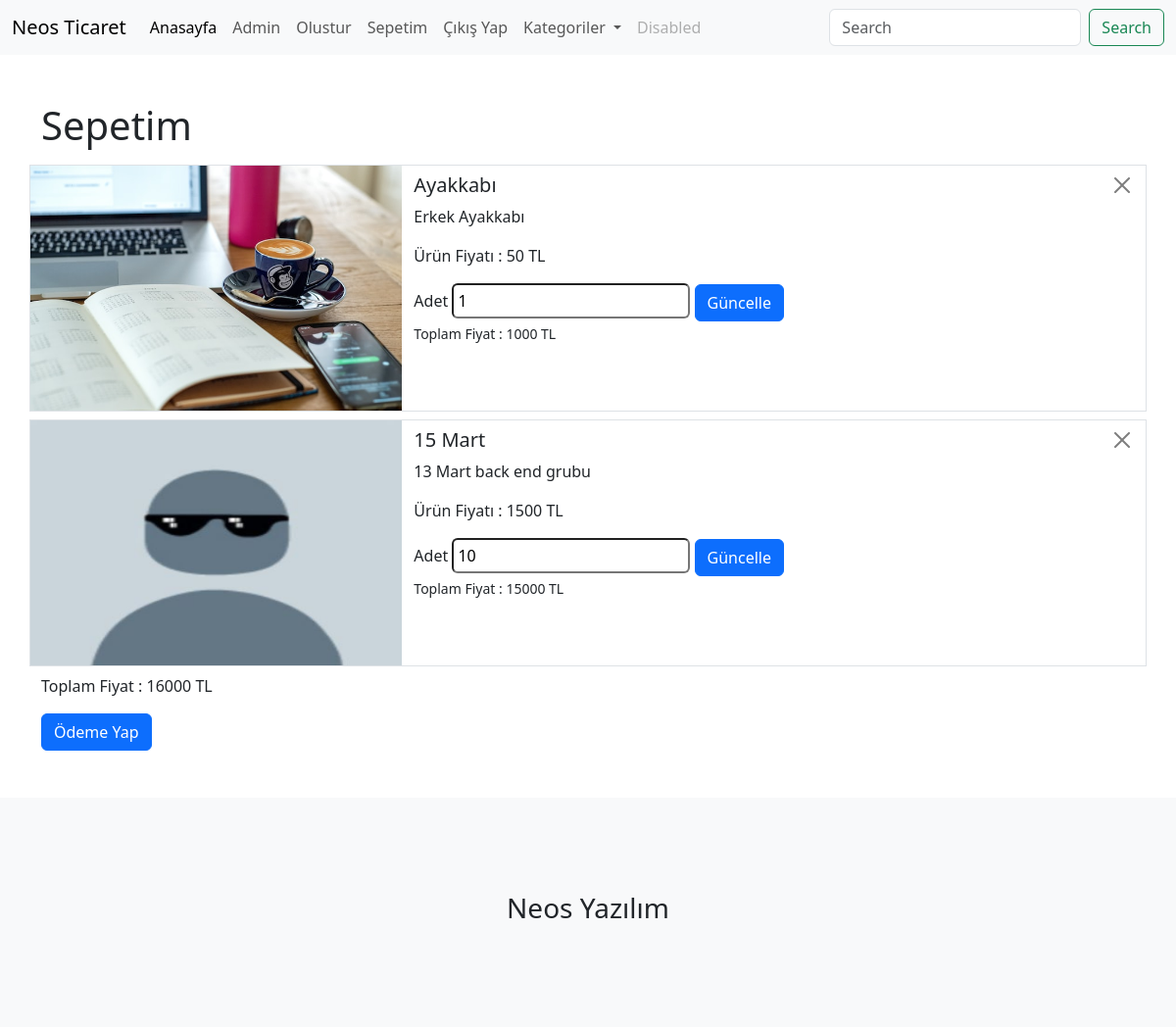
The app's page /sepet/ (signed in) with its own data.
### urunler/models.py (models this page shows, shortened)
class Sepet(models.Model):
    urun = models.ForeignKey(Urun, on_delete=models.CASCADE)
    user = models.ForeignKey(User, on_delete=models.CASCADE)
    adet = models.IntegerField(default=1)
    toplam = models.IntegerField()
    odendiMi = models.BooleanField(default=False)

class Urun(models.Model):
    olusturan = models.ForeignKey(User, on_delete=models.CASCADE, null=True)
    kategori = models.ForeignKey(Kategori,on_delete=models.CASCADE, null=True, blank=True)
    alt = models.ManyToManyField(AltKategori)
    seri = models.OneToOneField(SeriNo, on_delete=models.SET_NULL, null=True, blank=True)
    isim = models.CharField(max_length=100) # text inputu
    aciklama = models.TextField(max_length = 500) # textarea
    fiyat = models.IntegerField() # number inputu
    resim = models.FileField(upload_to='urunler/', null=True)

### urunler/views.py (the view, shortened to what this page needs)
# urls.py: path('sepet/', sepet, name='sepet'),
def sepet(request):
    user = request.user
    sepetim = Sepet.objects.filter(user = user, odendiMi = False)
    toplam = 0
    for i in sepetim:
        toplam += i.toplam
    context = {
        'sepetim':sepetim,
        'toplam':toplam
    }
    return render(request, 'sepet.html', context)

### urunler/templates/sepet.html (shortened to what this page needs)
{% extends "index.html" %}
{% load static %}
{% block content %}
    <div class="container mt-5">
        <h1>Sepetim</h1>
        <div class="row">
            <div class="col-12">
                {% for urun in sepetim %}
                    <div class="row border my-2">
                    <div class="col-4 p-0">
                        <img src="{{urun.urun.resim.url}}" width="100%" height="250" alt="">
                    </div>
                    <div class="col-8">
                        <div class="d-flex justify-content-between mt-2">
                            <h5>{{urun.urun.isim}}</h5>
                            <form action="" method="POST">
                                <input type="submit" value="" class="btn-close ">
                            </form>
                        </div>
                        <p>{{urun.urun.aciklama}}</p>
                        <p>Ürün Fiyatı : {{urun.urun.fiyat}} TL</p>
                        <form action="" method="POST">
                            <label for="">Adet</label>
                            <input type="number" name="yeniAdet" value="{{urun.adet}}" class=" rounded-2 p-1" id="">
                            <input type="submit" value="Güncelle" name="guncelle" class="btn btn-primary">
                        </form>
                        <small>Toplam Fiyat : {{urun.toplam}} TL</small>
                    </div>
                </div>
                {% endfor %}
            </div>
            <p>Toplam Fiyat : {{toplam}} TL</p>
            <form action="" method="POST">
                <input type="submit" value="Ödeme Yap" name="odeme" class="btn btn-primary">
            </form>
        </div>
    </div>
{% endblock content %}

### urunler/templates/includes/_navbar.html (shortened to what this page needs)
<nav class="navbar navbar-expand-lg bg-body-tertiary">
    <div class="container-fluid">
      <a class="navbar-brand" href="#">Neos Ticaret</a>
      <div class="collapse navbar-collapse" id="navbarSupportedContent">
        <ul class="navbar-nav me-auto mb-2 mb-lg-0">
          <li class="nav-item">
            <a class="nav-link active" aria-current="page" href="/">Anasayfa</a>
          </li>
          {% if user.is_authenticated %}
            <li class="nav-item">
              <a class="nav-link text-capitalize" href="" >{{request.user}}</a>
            </li>
            <li class="nav-item">
              <a class="nav-link" href="/olustur/" >Olustur</a>
            </li>
            <li class="nav-item">
              <a class="nav-link" href="/sepet/" >Sepetim</a>
            </li>
            <li class="nav-item">
              <a class="nav-link" href="{% url 'logout' %}">Çıkış Yap</a>
            </li>
          {% endif %}
          <li class="nav-item dropdown">
            <a class="nav-link dropdown-toggle" href="#" role="button" data-bs-toggle="dropdown" aria-expanded="false">
              Kategoriler
            </a>
          </li>
          <li class="nav-item">
            <a class="nav-link disabled">Disabled</a>
          </li>
        </ul>
        <form class="d-flex" method="GET" role="search" action="{% url 'index' %}">
          <input class="form-control me-2" name="search" value="{{search}}" type="search" placeholder="Search" aria-label="Search">
          <button class="btn btn-outline-success" type="submit">Search</button>
        </form>
      </div>
    </div>
</nav>

### records on screen
Sepet: urun.resim (picture), urun.isim "Ayakkabı", urun.aciklama "Erkek Ayakkabı", urun.fiyat "50", yeniAdet "1", toplam "1000"
Sepet: urun.resim (placeholder picture), urun.isim "15 Mart", urun.aciklama "13 Mart back end grubu", urun.fiyat "1500", yeniAdet "10", toplam "15000"

### other values on screen
{{ request.user }} "Admin"
{{ toplam }} "16000"
